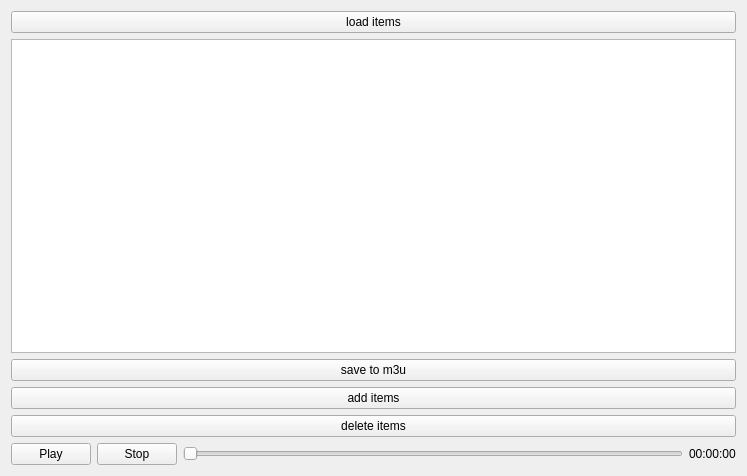
<?xml version="1.0" encoding="UTF-8"?>
<ui version="4.0">
 <class>Form</class>
 <widget class="QWidget" name="Form">
  <property name="geometry">
   <rect>
    <x>0</x>
    <y>0</y>
    <width>747</width>
    <height>476</height>
   </rect>
  </property>
  <property name="windowTitle">
   <string>Form</string>
  </property>
  <layout class="QGridLayout" name="gridLayout">
   <item row="5" column="0">
    <layout class="QHBoxLayout" name="horizontalLayout">
     <item>
      <widget class="QPushButton" name="pushButton_6">
       <property name="text">
        <string>Play</string>
       </property>
       <property name="icon">
        <iconset>
         <normaloff>../../static/icon/3319145-200.png</normaloff>../../static/icon/3319145-200.png</iconset>
       </property>
      </widget>
     </item>
     <item>
      <widget class="QPushButton" name="pushButton_5">
       <property name="text">
        <string>Stop</string>
       </property>
       <property name="icon">
        <iconset>
         <normaloff>../../static/icon/x-mark-4-48.ico</normaloff>../../static/icon/x-mark-4-48.ico</iconset>
       </property>
      </widget>
     </item>
     <item>
      <widget class="QSlider" name="horizontalSlider">
       <property name="orientation">
        <enum>Qt::Horizontal</enum>
       </property>
      </widget>
     </item>
     <item>
      <widget class="QLabel" name="labelTimer">
       <property name="text">
        <string>00:00:00</string>
       </property>
      </widget>
     </item>
    </layout>
   </item>
   <item row="1" column="0">
    <widget class="QListWidget" name="listWidget">
     <property name="dragDropOverwriteMode">
      <bool>false</bool>
     </property>
     <property name="dragDropMode">
      <enum>QAbstractItemView::InternalMove</enum>
     </property>
     <property name="selectionMode">
      <enum>QAbstractItemView::MultiSelection</enum>
     </property>
    </widget>
   </item>
   <item row="4" column="0">
    <widget class="QPushButton" name="pushButton_4">
     <property name="text">
      <string>delete items</string>
     </property>
    </widget>
   </item>
   <item row="2" column="0">
    <widget class="QPushButton" name="pushButton_2">
     <property name="text">
      <string>save to m3u</string>
     </property>
    </widget>
   </item>
   <item row="3" column="0">
    <widget class="QPushButton" name="pushButton_3">
     <property name="text">
      <string>add items</string>
     </property>
    </widget>
   </item>
   <item row="0" column="0">
    <widget class="QPushButton" name="pushButton">
     <property name="text">
      <string>load items</string>
     </property>
    </widget>
   </item>
  </layout>
 </widget>
 <resources>
  <include location="../../static/resource.qrc"/>
 </resources>
 <connections/>
</ui>
